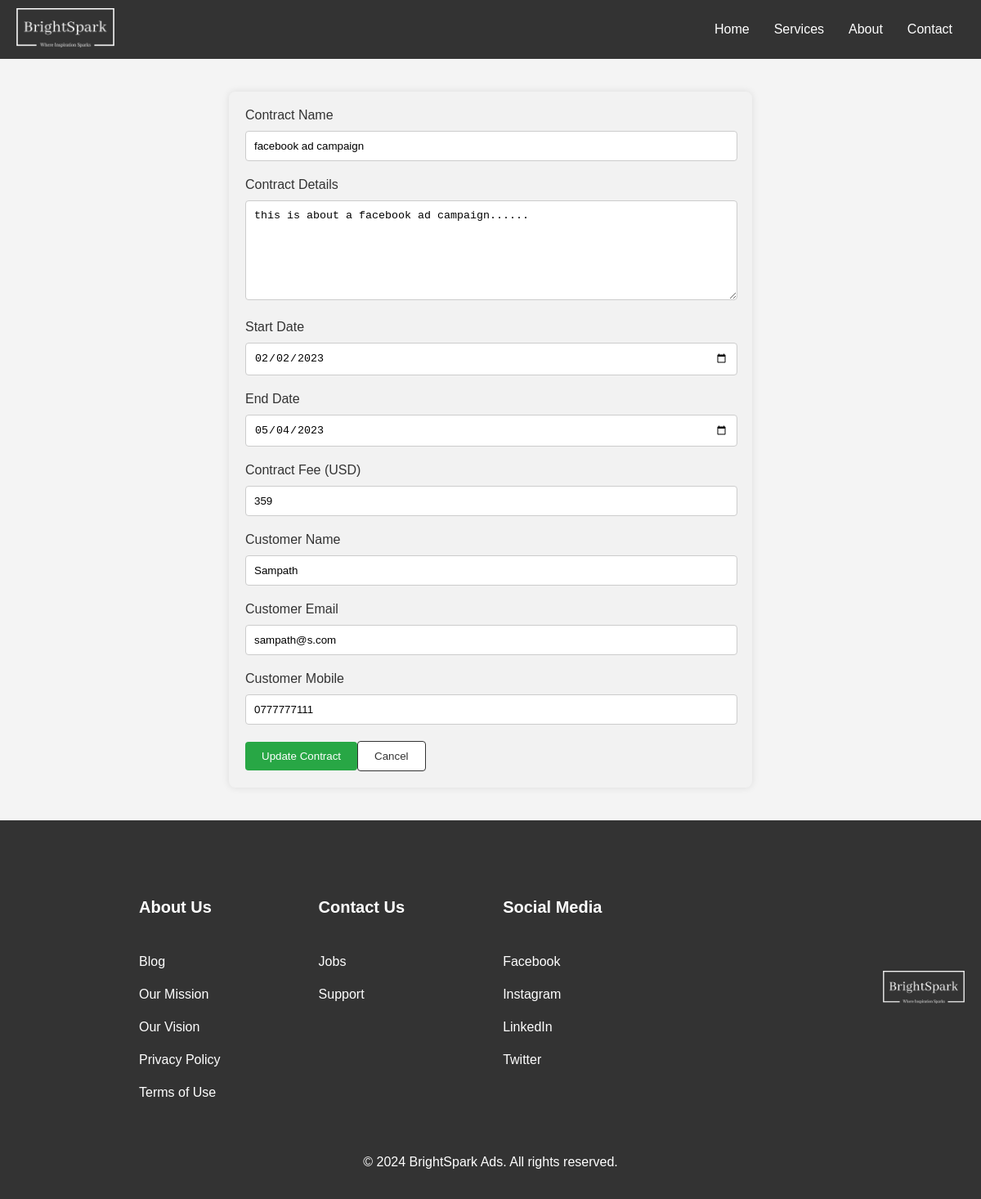
The page /AdminContracts/edit_contract.php?id=4 on the database its author committed.
### tables this page shows
CREATE TABLE `contracts` (
  `id` int(10) NOT NULL,
  `contract_name` varchar(255) NOT NULL,
  `contract_details` varchar(255) NOT NULL,
  `start_date` date NOT NULL,
  `end_date` date NOT NULL,
  `contract_fee` decimal(20,0) NOT NULL,
  `customer_name` varchar(255) NOT NULL,
  `customer_email` varchar(255) NOT NULL,
  `customer_mobile` varchar(20) NOT NULL
);

### AdminContracts/edit_contract.php (the view, shortened to what this page needs)
<!DOCTYPE html>
<html lang="en">
<head>
  <link rel="stylesheet" href="style_bigun.css">
</head>
<body>
  <nav class="navbar">
    <div class="logo">
      <img src="images_bigun/logo-new.png" alt="Logo" width="75px" height="auto" />
    </div>
    <ul class="nav-links">
      <ul class="nav-links">
        <li><a href="../AdminContracts/home.php">Home</a></li>
        <li><a href="../Kavindu/Publisherservices.html">Services</a></li>
        <li><a href="../Vishwa/AboutUs.html">About</a></li>
        <li><a href="../Vishwa/Contact Us.php">Contact</a></li>
      </ul>
  </nav>
  <section>
    <?php
    require_once './connection.php';
    if (isset($_GET['id'])) {
      $id = $_GET['id'];
      $sql = "SELECT * FROM contracts WHERE id='$id'";
      $result = $conn->query($sql);
      if ($result->num_rows > 0) {
        $row = $result->fetch_assoc();
        $contract_name = $row['contract_name'];
        $contract_details = $row['contract_details'];
        $start_date = $row['start_date'];
        $end_date = $row['end_date'];
        $contract_fee = $row['contract_fee'];
        $customer_name = $row['customer_name'];
        $customer_email = $row['customer_email'];
        $customer_mobile = $row['customer_mobile'];
        echo "<form action='edit_contract.inc.php' method='post'>";
        echo "<label for='contract_name'>Contract Name</label>";
        echo "<input type='text' name='contract_name' value='" . $contract_name . "'><br>";
        echo "<label for='contract_details'>Contract Details</label>";
        echo "<textarea name='contract_details'>" . $contract_details . "</textarea><br>";
        echo "<label for='start_date'>Start Date</label>";
        echo "<input type='date' name='start_date' value='" . $start_date . "'><br>";
        echo "<label for='end_date'>End Date</label>";
        echo "<input type='date' name='end_date' value='" . $end_date . "'><br>";
        echo "<label for='contract_fee'>Contract Fee (USD)</label>";
        echo "<input type='number' name='contract_fee' value='" . $contract_fee . "' step='0.01'><br>";
        echo "<label for='customer_name'>Customer Name</label>";
        echo "<input type='text' name='customer_name' value='" . $customer_name . "'><br>";
        echo "<label for='customer_email'>Customer Email</label>";
        echo "<input type='email' name='customer_email' value='" . $customer_email . "'><br>";
        echo "<label for='customer_mobile'>Customer Mobile</label>";
        echo "<input type='text' name='customer_mobile' value='" . $customer_mobile . "'><br>";
        echo "<button type='submit' class='btn green'>Update Contract</button>";
        echo "<button type='button' onclick='location.href=\"contract_list.php\"' class='btn back'>Cancel</button>";
        echo "</form>";
      } else {
        echo "No records found.";
      }
    }
    ?>
  </section>
  <footer class="footer">
    <div class="footer-content">
      <div class="footer-text">
        <div class="footer-text-content footer-1">
          <h4>About Us</h4>
          <a href="#">Blog</a>
          <a href="#">Our Mission</a>
          <a href="#">Our Vision</a>
          <a href="#">Privacy Policy</a>
          <a href="#">Terms of Use</a>
        </div>
        <div class="footer-text-content footer-2">
          <h4>Contact Us</h4>
          <a href="#">Jobs</a>
          <a href="#">Support</a>
        </div>
        <div class="footer-text-content footer-3 social-media">
          <h4>Social Media</h4>
          <a href="https://facebook.com">Facebook</a>
          <a href="https://instagram.com">Instagram</a>
          <a href="https://linkedin.com">LinkedIn</a>
          <a href="https://twitter.com">Twitter</a>
        </div>
      </div>
      <div class="footer-logo">
        <img src="images_bigun/logo-new.png" alt="Logo" width="75px" height="auto" />
      </div>
    </div>
    <div class="footer-bottom">
      <p>&copy; 2024 BrightSpark Ads. All rights reserved.</p>
    </div>
  </footer>
</body>
</html>

### AdminContracts/style_bigun.css (style rules this page uses)
body { font-family: Arial, sans-serif; margin: 0; background-color: #f4f4f4; }
section { padding: 20px; }
.navbar { display: flex; justify-content: space-between; align-items: center; background-color: #333; padding: 10px 20px; }
.logo img { width: 120px; }
.nav-links { display: flex; list-style-type: none; }
.nav-links li { margin: 0 15px; }
.nav-links a { color: white; text-decoration: none; }
form { max-width: 600px; margin: 20px auto; padding: 20px; background-color: #f2f2f2; border-radius: 8px; box-shadow: 0 0 10px rgba(0, 0, 0, 0.1); }
label { display: block; margin-bottom: 10px; color: #333; }
input[type="text"], input[type="email"], input[type="number"], input[type="date"], input[type="password"], textarea { width: calc(100% - 20px); padding: 10px; margin-bottom: 20px; border: 1px solid #ccc; border-radius: 4px; }
textarea { height: 100px; }
button.btn { display: inline-block; padding: 10px 20px; border: none; border-radius: 4px; cursor: pointer; }
button.green { background-color: #28a745; color: white; }
button.back { background-color: white; color: #333; border: 1px solid #333; }
footer { background-color: #333; color: white; padding: 20px 0; }
.footer-content { display: flex; justify-content: space-between; align-items: center; padding: 0 20px; }
.footer-text { display: flex; flex-direction: row; padding: 10px 90px; margin-right: 8rem; }
.footer-text h4 { font-size: 20px; }
.footer-text a { color: white; text-decoration: none; }
.footer-text-content { display: flex; flex-direction: column; margin: 30px 60px; line-height: 40px; }
.footer-logo img { width: 100px; }
.footer-bottom { text-align: center; margin-top: 10px; }

### rows shown on the page
contracts: contract_name "facebook ad campaign", contract_details "this is about a facebook ad campaign......", start_date "02/02/2023", end_date "05/04/2023", contract_fee "359", customer_name "Sampath", customer_email "sampath@s.com", customer_mobile "0777777111"
